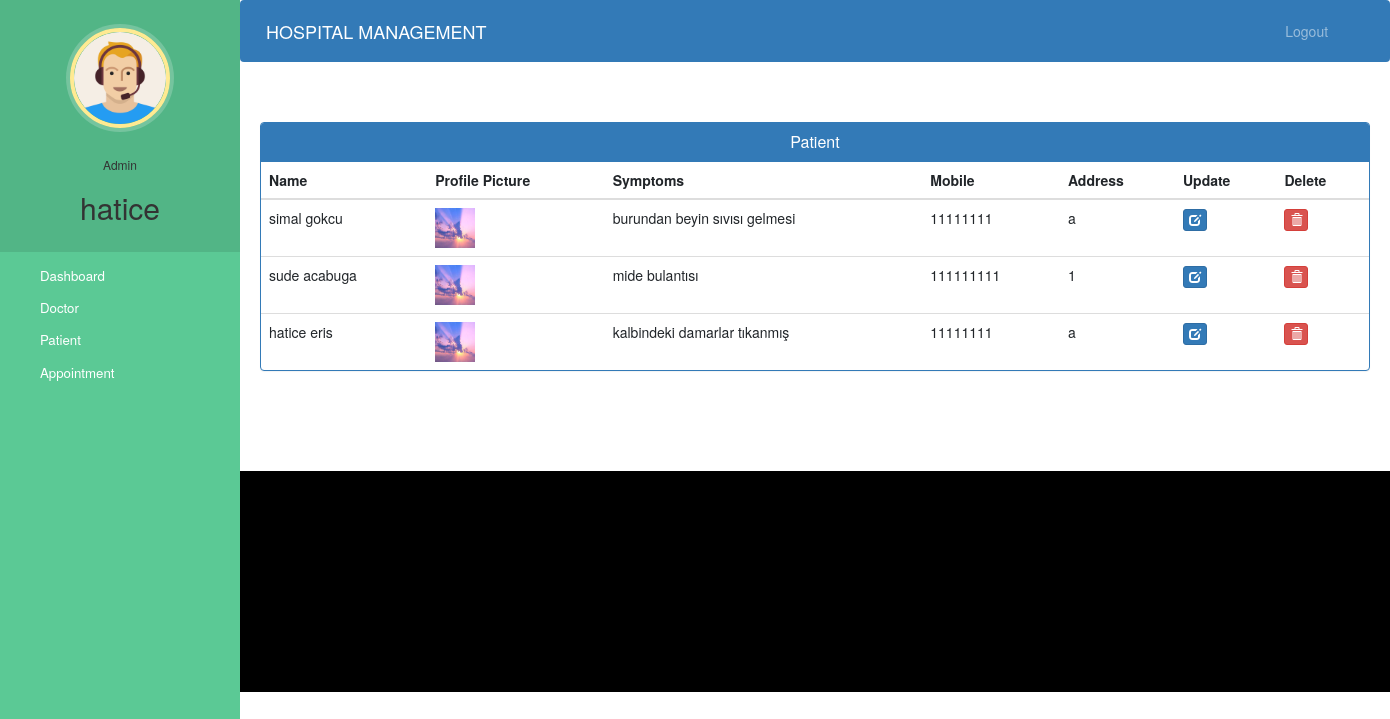
The page /admin-view-patient (signed in) on the database its author committed.
### hospital/models.py (models this page shows, shortened)
class Patient(models.Model):
    user=models.OneToOneField(User,on_delete=models.CASCADE)
    profile_pic= models.ImageField(upload_to='profile_pic/PatientProfilePic/',null=True,blank=True)
    address = models.CharField(max_length=40)
    mobile = models.CharField(max_length=20,null=False)
    symptoms = models.CharField(max_length=100,null=False)
    assignedDoctorId = models.PositiveIntegerField(null=True)
    admitDate=models.DateField(auto_now=True)
    status=models.BooleanField(default=False)
    @property
    def get_name(self):
        return self.user.first_name+" "+self.user.last_name

### hospital/views.py (the view)
# urls.py: path('admin-view-patient', views.admin_view_patient_view,name='admin-view-patient'),
@login_required(login_url='adminlogin')
@user_passes_test(is_admin)
def admin_view_patient_view(request):
    patients=models.Patient.objects.all().filter(status=True)
    return render(request,'hospital/admin_view_patient.html',{'patients':patients})

### hospital/views.py (called while the page is built)
def is_admin(user):
    return user.groups.filter(name='ADMIN').exists()

### templates/hospital/admin_view_patient.html (shortened to what this page needs)
{% extends 'hospital/admin_base.html' %}
{% block content %}
{%load static%}
<head>
  <link href="//netdna.bootstrapcdn.com/bootstrap/3.0.0/css/bootstrap.min.css" rel="stylesheet" id="bootstrap-css">
</head>
<div class="container">
  <div class="panel panel-primary">
    <div class="panel-heading">
      <h6 class="panel-title">Patient</h6>
    </div>
    <table class="table table-hover" id="dev-table">
      <thead>
        <tr>
          <th>Name</th>
          <th>Profile Picture</th>
          <th>Symptoms</th>
          <th>Mobile</th>
          <th>Address</th>
          <th>Update</th>
          <th>Delete</th>
        </tr>
      </thead>
      {% for p in patients %}
      <tr>
        <td> {{p.get_name}}</td>
        <td> <img src="{% static p.profile_pic.url %}" alt="Profile Pic" height="40px" width="40px" /></td>
        <td>{{p.symptoms}}</td>
        <td>{{p.mobile}}</td>
        <td>{{p.address}}</td>
        <td><a class="btn btn-primary btn-xs" href="{% url 'update-patient' p.id  %}"><span class="glyphicon glyphicon-edit"></span></a></td>
        <td><a class="btn btn-danger btn-xs" href="{% url 'delete-patient-from-hospital' p.id  %}"><span class="glyphicon glyphicon-trash"></span></a></td>
      </tr>
      {% endfor %}
    </table>
  </div>
</div>
{% endblock content %}

### templates/hospital/admin_base.html (shortened to what this page needs)
<!DOCTYPE html>
{% load static %}
<html lang="en">
<head>
  <link rel="stylesheet" href="https://stackpath.bootstrapcdn.com/bootstrap/4.3.1/css/bootstrap.min.css">
  <link rel="stylesheet" href="https://maxcdn.bootstrapcdn.com/font-awesome/4.7.0/css/font-awesome.min.css">
  <link rel="stylesheet" href="{% static '/style.css' %}">
</head>
<body>
  <nav class="menu" tabindex="0">
    <header class="avatar">
      <img src="{% static "images/adminpropic.png" %}" />
      <br><br>
      <h6>Admin</h6>
      <h2>{{request.user.first_name}}</h2>
    </header>
    <ul>
      <li tabindex="0" class="icon-dashboard"> <a style="color:white; text-decoration:none;" href="/admin-dashboard"><span>Dashboard</span></a> </li>
      <li tabindex="0" class="icon-customers"> <a style="color:white; text-decoration:none;" href="/admin-doctor"><span>Doctor</span></a></li>
      <li tabindex="0" class="icon-users"> <a style="color:white; text-decoration:none;" href="/admin-patient"><span>Patient</span></a></li>
      <li tabindex="0" class="icon-calendar"> <a style="color:white; text-decoration:none;" href="/admin-appointment"><span>Appointment</span></a></li>
    </ul>
  </nav>
  <main>
    <div class="bs-example">
      <nav class="navbar navbar-expand-md  navbar-dark fixed-top" style="background:#337AB7;">
        <a href="/admin-dashboard" class="navbar-brand">HOSPITAL MANAGEMENT</a>
        <div class="collapse navbar-collapse justify-content-between" id="navbarCollapse">
          <div class="navbar-nav" style=" margin-left: 90%;">
            <a href="/logout" class="nav-item nav-link">Logout</a>
          </div>
        </div>
      </nav>
    </div>
    <br><br>
    {% block content %}
    {% endblock content %}
    <br><br><br><br>
    <footer>
      <br>
      <div class="container">
        <div class="row">
          <div class="col-md-12 col-sm-12">
          </div>
        </div>
      </div>
    </footer>
  </main>
</body>
</html>

### static/style.css (style rules this page uses)
body { padding-left: 240px; }
main { position: relative; height: 100vh; }
.menu { background: #5bc995; height: 100vh; width: 240px; position: fixed; top: 0px; left: 0; z-index: 5; outline: none; }
.menu .avatar { background: rgba(0, 0, 0, 0.1); padding: 2em 0.5em; text-align: center; }
.menu .avatar img { width: 100px; border-radius: 50%; overflow: hidden; border: 4px solid #ffea92; box-shadow: 0 0 0 4px rgba(255, 255, 255, 0.2); }
.menu .avatar h2 { font-weight: normal; margin-bottom: 0; }
.menu ul { list-style: none; padding: 0.5em 0; margin: 0; }
.menu ul li { padding: 0.5em 1em 0.5em 3em; font-size: 0.95em; font-weight: regular; background-repeat: no-repeat; background-position: left 15px center; background-size: auto 20px; transition: all 0.15s linear; cursor: pointer; }
.menu ul li.icon-dashboard { background-image: url("http://www.entypo.com/images//gauge.svg"); }
.menu ul li.icon-customers { background-image: url("http://www.entypo.com/images//briefcase.svg"); }
.menu ul li.icon-users { background-image: url("http://www.entypo.com/images//users.svg"); }
.menu ul li.icon-calendar { background-image: url("http://www.entypo.com/images//calendar.svg"); }

### templates/hospital/admin_base.html (style rules this page uses)
a:link { text-decoration: none; }
a { color: white; }
footer { padding: 0px 0px 0px 0px; background-color: black; margin: 0px; }
body { padding-left: 240px; }
main { position: relative; height: 100vh; }
.menu { background: #5bc995; height: 100vh; width: 240px; position: fixed; top: 0px; left: 0; z-index: 5; outline: none; }
.menu .avatar { background: rgba(0, 0, 0, 0.1); padding: 2em 0.5em; text-align: center; }
.menu .avatar img { width: 100px; border-radius: 50%; overflow: hidden; border: 4px solid #ffea92; box-shadow: 0 0 0 4px rgba(255, 255, 255, 0.2); }
.menu .avatar h2 { font-weight: normal; margin-bottom: 0; }
.menu ul { list-style: none; padding: 0.5em 0; margin: 0; }
.menu ul li { padding: 0.5em 1em 0.5em 3em; font-size: 0.95em; font-weight: regular; background-repeat: no-repeat; background-position: left 15px center; background-size: auto 20px; transition: all 0.15s linear; cursor: pointer; }
.menu ul li.icon-dashboard { background-image: url("http://www.entypo.com/images//gauge.svg"); }
.menu ul li.icon-customers { background-image: url("http://www.entypo.com/images//briefcase.svg"); }
.menu ul li.icon-users { background-image: url("http://www.entypo.com/images//users.svg"); }
.menu ul li.icon-calendar { background-image: url("http://www.entypo.com/images//calendar.svg"); }

### templates/hospital/admin_view_patient.html (style rules this page uses)
a:link { text-decoration: none; }
h6 { text-align: center; }
.row { margin: 100px; }

### rows shown on the page
Patient: get_name "simal gokcu", profile_pic (picture), symptoms "burundan beyin sıvısı gelmesi", mobile "11111111", address "a"
Patient: get_name "sude acabuga", profile_pic (picture), symptoms "mide bulantısı", mobile "111111111", address "1"
Patient: get_name "hatice eris", profile_pic (picture), symptoms "kalbindeki damarlar tıkanmış", mobile "11111111", address "a"

### other values the page prints
{{ request.user.first_name }} "hatice"
